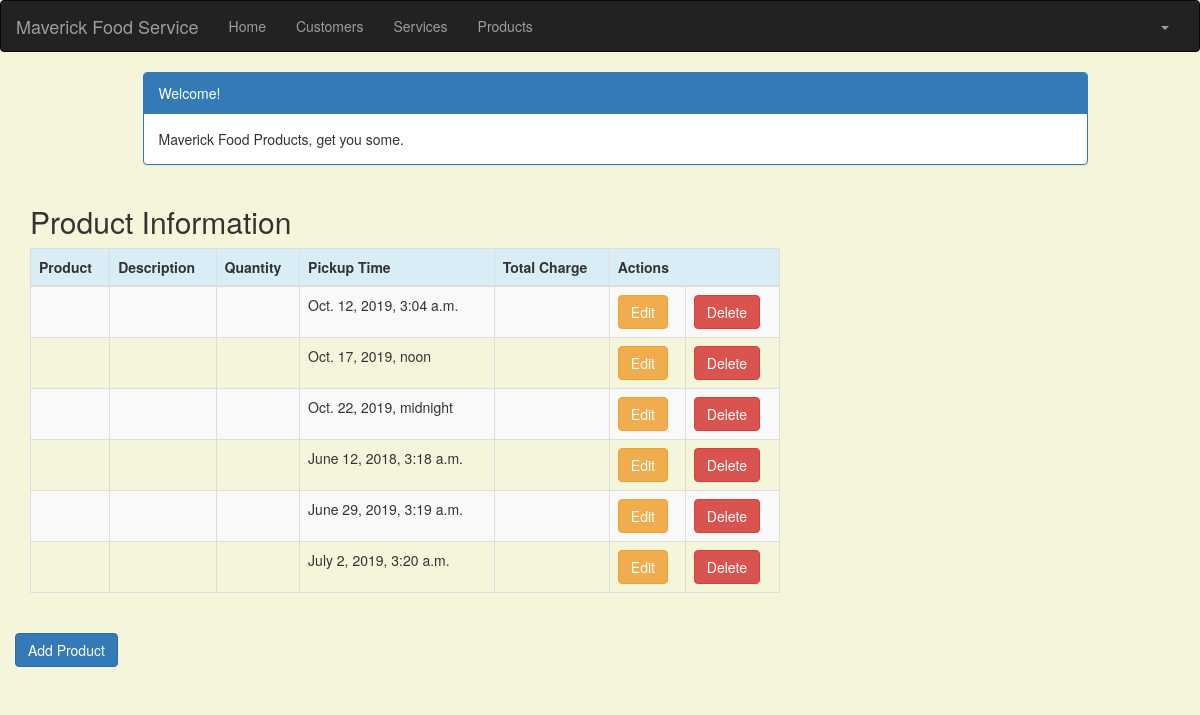
The page /product_list (signed in) on the database its author committed.
### crm/models.py (models this page shows, shortened)
class Product(models.Model):
    cust_name = models.ForeignKey(Customer, on_delete=models.CASCADE, related_name='products')
    product = models.CharField(max_length=100)
    p_description = models.TextField()
    quantity = models.IntegerField()
    pickup_time = models.DateTimeField(
        default=timezone.now)
    charge = models.DecimalField(max_digits=10, decimal_places=2)
    created_date = models.DateTimeField(
        default=timezone.now)
    updated_date = models.DateTimeField(auto_now_add=True)

### crm/views.py (the view)
# urls.py: path('product_list', views.product_list, name = 'product_list'),
@login_required
def product_list(request):
    products = Product.objects.filter(created_date__lte=timezone.now())
    return render(request, 'crm/product_list.html', {'products': products})

### crm/templates/crm/product_list.html (shortened to what this page needs)
<!DOCTYPE html>
{% extends 'crm/base.html' %}
{% block content %}
    <html>
    <head>
        <link rel="stylesheet" href="https://maxcdn.bootstrapcdn.com/bootstrap/3.3.4/css/bootstrap.min.css">
    </head>
    <body>
    <div class="container">
        <div class="row">
            <div class="col-md-10 col-md-offset-1">
                <div class="panel panel-primary">
                    <div class="panel-heading">Welcome!</div>
                    <div class="panel-body">
                        Maverick Food Products, get you some.
                    </div>
                </div>
            </div>
        </div>
    </div>
    <div class="row">
        <h2 style="padding-left: 15Px">Product Information</h2>
    </div>
    <div>
        <table class="table table-striped table-bordered table-hover">
            <thead>
            <tr class="bg-info">
                <th>Product</th>
                <th>Description</th>
                <th>Quantity</th>
                <th>Pickup Time</th>
                <th>Total Charge</th>
                <th colspan="3">Actions</th>
            </tr>
            </thead>
            <tbody>
            {% for product in products %}
                <tr>
                    <td>{{ product.prod_name }}</td>
                    <td>{{ product.description }}</td>
                    <td>{{ product.description  }}</td>
                    <td>{{ product.pickup_time }}</td>
                    <td>{{ product.total_charge }}</td>
                    <td><a href=""
                           class="btn btn-warning">Edit</a></td>
                    <td><a href=""
                           class="btn btn-danger">Delete</a>
                    </td>
                </tr>
            {% endfor %}
            </tbody>
        </table>
     <div class="row">
         <a href="{% url 'crm:service_new' %}" class="row"><span
                    class="btn btn-primary">Add Product</span></a>
     </div>
    </div>
    </body>
    </html>
{% endblock %}

### crm/templates/crm/product_list.html (style rules this page uses)
body { background-color: beige; }

### rows shown on the page
Product: pickup_time "Oct. 12, 2019, 3:04 a.m."
Product: pickup_time "Oct. 17, 2019, noon"
Product: pickup_time "Oct. 22, 2019, midnight"
Product: pickup_time "June 12, 2018, 3:18 a.m."
Product: pickup_time "June 29, 2019, 3:19 a.m."
Product: pickup_time "July 2, 2019, 3:20 a.m."
